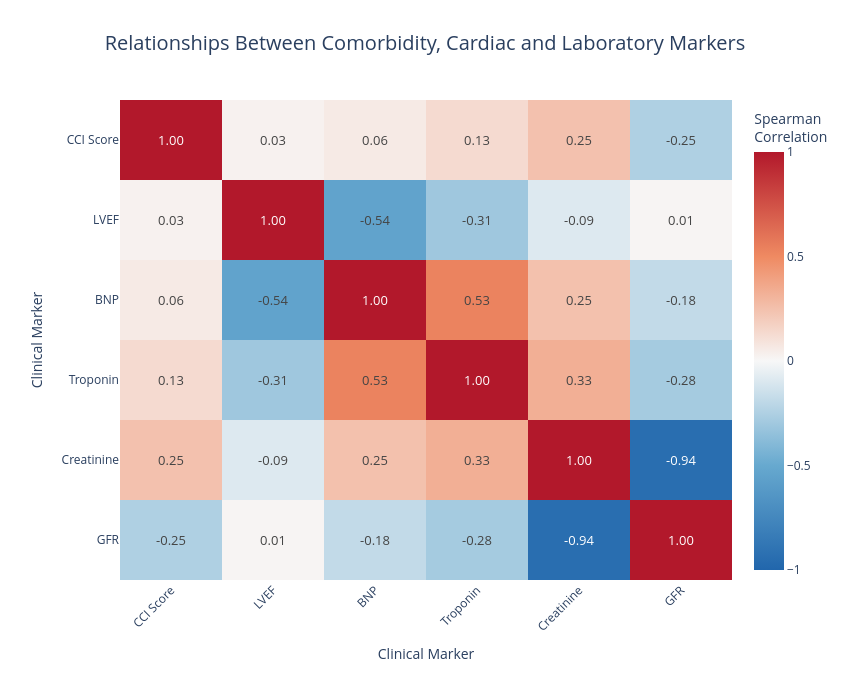

Notebook cell for this chart:
### Code cell
# ------------------------------------------------------------
# STEP 2: DEFINE VARIABLES FOR ANALYSIS
# ------------------------------------------------------------

analysis_cols = [
    "cci_score",
    "lvef",
    "brain_natriuretic_peptide",
    "high_sensitivity_troponin",
    "creatinine_enzymatic_method",
    "glomerular_filtration_rate"
]


# ------------------------------------------------------------
# STEP 3: CONVERT VARIABLES TO NUMERIC
# ------------------------------------------------------------

for col in analysis_cols:
    
    df_corr[col] = pd.to_numeric(
        df_corr[col],
        errors="coerce"
    )


# ------------------------------------------------------------
# STEP 4: CHECK MISSING VALUES
# ------------------------------------------------------------

print("Missing Values")
print("-" * 40)

print(
    df_corr[
        analysis_cols
    ].isnull().sum()
)


# ------------------------------------------------------------
# STEP 5: CREATE SPEARMAN CORRELATION MATRIX
# ------------------------------------------------------------

correlation_matrix = (
    df_corr[
        analysis_cols
    ]
    .corr(
        method="spearman"
    )
)


# ------------------------------------------------------------
# STEP 6: GIVE VARIABLES READABLE NAMES
# ------------------------------------------------------------

readable_names = {
    
    "cci_score":
        "CCI Score",
    
    "lvef":
        "LVEF",
    
    "brain_natriuretic_peptide":
        "BNP",
    
    "high_sensitivity_troponin":
        "Troponin",
    
    "creatinine_enzymatic_method":
        "Creatinine",
    
    "glomerular_filtration_rate":
        "GFR"
}


correlation_matrix = (
    correlation_matrix.rename(
        index=readable_names,
        columns=readable_names
    )
)


# Display correlation table
print("\nSpearman Correlation Matrix")
print("-" * 40)

display(
    correlation_matrix.round(2)
)


# ------------------------------------------------------------
# STEP 7: CREATE INTERACTIVE CORRELATION HEATMAP
# ------------------------------------------------------------

fig_heatmap = go.Figure(

    data=go.Heatmap(

        # Correlation values
        z=correlation_matrix.values,

        # Marker names
        x=correlation_matrix.columns,

        y=correlation_matrix.index,

        # Display values inside cells
        text=np.round(
            correlation_matrix.values,
            2
        ),

        texttemplate="%{text:.2f}",

        textfont=dict(
            size=13
        ),

        # Diverging color scale
        colorscale=[
            [0.00, "#2166AC"],
            [0.25, "#67A9CF"],
            [0.50, "#F7F7F7"],
            [0.75, "#EF8A62"],
            [1.00, "#B2182B"]
        ],

        # Correlation range
        zmin=-1,
        zmax=1,
        zmid=0,

        # Interactive hover
        hovertemplate=(
            "<b>Marker 1:</b> %{y}<br>"
            "<b>Marker 2:</b> %{x}<br>"
            "<b>Spearman Correlation:</b> %{z:.3f}"
            "<extra></extra>"
        ),

        colorbar=dict(
            title="Spearman<br>Correlation",
            tickvals=[
                -1,
                -0.5,
                0,
                0.5,
                1
            ]
        )
    )
)


# ------------------------------------------------------------
# STEP 8: FORMAT INTERACTIVE HEATMAP
# ------------------------------------------------------------

fig_heatmap.update_layout(

    title=dict(

        text=(
            "Relationships Between Comorbidity, "
            "Cardiac and Laboratory Markers"
        ),

        x=0.5,

        xanchor="center",

        font=dict(
            size=20
        )
    ),

    xaxis=dict(

        title="Clinical Marker",

        tickangle=-45,

        side="bottom"
    ),

    yaxis=dict(

        title="Clinical Marker",

        autorange="reversed"
    ),

    width=850,

    height=700,

    template="plotly_white",

    margin=dict(
        l=120,
        r=100,
        t=100,
        b=120
    )
)


fig_heatmap.show()


# ------------------------------------------------------------
# STEP 9: FIND UNIQUE CORRELATION PAIRS
# ------------------------------------------------------------

corr_pairs = (

    correlation_matrix
    .stack()
    .reset_index()
)


corr_pairs.columns = [
    "Marker_1",
    "Marker_2",
    "Correlation"
]


# ------------------------------------------------------------
# STEP 10: REMOVE SAME-VARIABLE CORRELATIONS
# ------------------------------------------------------------

corr_pairs = corr_pairs[

    corr_pairs["Marker_1"]
    !=
    corr_pairs["Marker_2"]

].copy()


# ------------------------------------------------------------
# STEP 11: REMOVE DUPLICATE PAIRS
# ------------------------------------------------------------

corr_pairs["Pair"] = (

    corr_pairs.apply(

        lambda row:

        " | ".join(
            sorted(
                [
                    row["Marker_1"],
                    row["Marker_2"]
                ]
            )
        ),

        axis=1
    )
)


corr_pairs = (

    corr_pairs
    .drop_duplicates(
        subset="Pair"
    )
    .copy()
)


# ------------------------------------------------------------
# STEP 12: CALCULATE ABSOLUTE CORRELATION
# ------------------------------------------------------------

corr_pairs[
    "Absolute_Correlation"
] = (

    corr_pairs[
        "Correlation"
    ].abs()
)


# Sort strongest to weakest
corr_pairs = (

    corr_pairs
    .sort_values(
        "Absolute_Correlation",
        ascending=False
    )
    .reset_index(
        drop=True
    )
)


# ------------------------------------------------------------
# STEP 13: CLASSIFY DIRECTION
# ------------------------------------------------------------

corr_pairs[
    "Relationship"
] = np.where(

    corr_pairs[
        "Correlation"
    ] >= 0,

    "Positive",

    "Negative"
)


# Display results
print(
    "\nStrongest Relationships"
)

print("-" * 40)


display(

    corr_pairs[
        [
            "Marker_1",
            "Marker_2",
            "Correlation",
            "Relationship"
        ]
    ]
    .round(3)
)


# ------------------------------------------------------------
# STEP 14: CREATE TOP RELATIONSHIPS DATA
# ------------------------------------------------------------

# Select strongest 10 relationships
top_relationships = (

    corr_pairs
    .head(10)
    .copy()
)


# Use readable pair labels
top_relationships[
    "Relationship_Pair"
] = (

    top_relationships[
        "Marker_1"
    ]

    + " ↔ "

    + top_relationships[
        "Marker_2"
    ]
)


# Reverse for horizontal chart
top_relationships = (

    top_relationships
    .sort_values(
        "Absolute_Correlation",
        ascending=True
    )
)


# ------------------------------------------------------------
# STEP 15: CREATE INTERACTIVE RANKED BAR CHART
# ------------------------------------------------------------

fig_pairs = px.bar(

    top_relationships,

    x="Absolute_Correlation",

    y="Relationship_Pair",

    orientation="h",

    color="Relationship",

    color_discrete_map={
        "Positive": "#D95F59",
        "Negative": "#4C78A8"
    },

    text="Correlation",

    hover_data={
        "Marker_1": True,
        "Marker_2": True,
        "Correlation": ":.3f",
        "Absolute_Correlation": ":.3f",
        "Relationship": True
    },

    title=(
        "Strongest Relationships Between "
        "Clinical and Cardiac Markers"
    ),

    labels={

        "Absolute_Correlation":
            "Absolute Spearman Correlation",

        "Relationship_Pair":
            "Marker Relationship"
    }
)

### Figure 1 — Plotly figure (JSON) as saved in the notebook; plotly's stock layout.template omitted (floating-point values rounded to 4 significant figures)
{"data": [{"colorbar": {"tickvals": [-1, -0.5, 0, 0.5, 1], "title": {"text": "Spearman<br>Correlation"}}, "colorscale": [[0, "#2166AC"], [0.25, "#67A9CF"], [0.5, "#F7F7F7"], [0.75, "#EF8A62"], [1, "#B2182B"]], "hovertemplate": "<b>Marker 1:</b> %{y}<br><b>Marker 2:</b> %{x}<br><b>Spearman Correlation:</b> %{z:.3f}<extra></extra>", "text": [[1.0, 0.03, 0.06, 0.13, 0.25, -0.25], [0.03, 1.0, -0.54, -0.31, -0.09, 0.01], [0.06, -0.54, 1.0, 0.53, 0.25, -0.18], [0.13, -0.31, 0.53, 1.0, 0.33, -0.28], [0.25, -0.09, 0.25, 0.33, 1.0, -0.94], [-0.25, 0.01, -0.18, -0.28, -0.94, 1.0]], "textfont": {"size": 13}, "texttemplate": "%{text:.2f}", "type": "heatmap", "x": ["CCI Score", "LVEF", "BNP", "Troponin", "Creatinine", "GFR"], "y": ["CCI Score", "LVEF", "BNP", "Troponin", "Creatinine", "GFR"], "z": [[1.0, 0.02738, 0.06151, 0.1312, 0.2466, -0.2496], [0.02738, 1.0, -0.5446, -0.3071, -0.08974, 0.01382], [0.06151, -0.5446, 1.0, 0.5304, 0.2473, -0.1828], [0.1312, -0.3071, 0.5304, 1.0, 0.3301, -0.2848], [0.2466, -0.08974, 0.2473, 0.3301, 1.0, -0.9436], [-0.2496, 0.01382, -0.1828, -0.2848, -0.9436, 1.0]], "zmax": 1, "zmid": 0, "zmin": -1}], "layout": {"height": 700, "margin": {"b": 120, "l": 120, "r": 100, "t": 100}, "title": {"font": {"size": 20}, "text": "Relationships Between Comorbidity, Cardiac and Laboratory Markers", "x": 0.5, "xanchor": "center"}, "width": 850, "xaxis": {"side": "bottom", "tickangle": -45, "title": {"text": "Clinical Marker"}}, "yaxis": {"autorange": "reversed", "title": {"text": "Clinical Marker"}}}}
